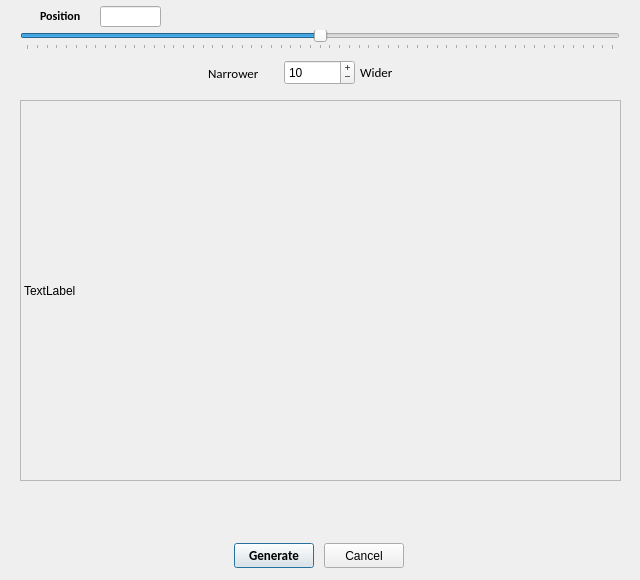
<?xml version="1.0" encoding="UTF-8"?>
<ui version="4.0">
 <class>Dialog</class>
 <widget class="QDialog" name="Dialog">
  <property name="geometry">
   <rect>
    <x>0</x>
    <y>0</y>
    <width>640</width>
    <height>580</height>
   </rect>
  </property>
  <property name="sizePolicy">
   <sizepolicy hsizetype="Expanding" vsizetype="Expanding">
    <horstretch>0</horstretch>
    <verstretch>0</verstretch>
   </sizepolicy>
  </property>
  <property name="windowTitle">
   <string>Select Features</string>
  </property>
  <widget class="QSlider" name="horizontalSlider">
   <property name="geometry">
    <rect>
     <x>20</x>
     <y>30</y>
     <width>600</width>
     <height>20</height>
    </rect>
   </property>
   <property name="maximum">
    <number>600</number>
   </property>
   <property name="value">
    <number>300</number>
   </property>
   <property name="orientation">
    <enum>Qt::Horizontal</enum>
   </property>
   <property name="invertedAppearance">
    <bool>false</bool>
   </property>
   <property name="tickPosition">
    <enum>QSlider::TicksBelow</enum>
   </property>
  </widget>
  <widget class="QLabel" name="label">
   <property name="geometry">
    <rect>
     <x>40</x>
     <y>8</y>
     <width>56</width>
     <height>16</height>
    </rect>
   </property>
   <property name="font">
    <font>
     <family>Calibri</family>
     <pointsize>9</pointsize>
     <bold>true</bold>
    </font>
   </property>
   <property name="text">
    <string>Position</string>
   </property>
  </widget>
  <widget class="QLabel" name="label_2">
   <property name="geometry">
    <rect>
     <x>208</x>
     <y>63</y>
     <width>71</width>
     <height>20</height>
    </rect>
   </property>
   <property name="font">
    <font>
     <family>Calibri</family>
     <pointsize>10</pointsize>
    </font>
   </property>
   <property name="text">
    <string>Narrower</string>
   </property>
  </widget>
  <widget class="QLabel" name="label_3">
   <property name="geometry">
    <rect>
     <x>360</x>
     <y>62</y>
     <width>51</width>
     <height>20</height>
    </rect>
   </property>
   <property name="font">
    <font>
     <family>Calibri</family>
     <pointsize>10</pointsize>
    </font>
   </property>
   <property name="text">
    <string>Wider</string>
   </property>
  </widget>
  <widget class="QSpinBox" name="spinBox_Width">
   <property name="geometry">
    <rect>
     <x>284</x>
     <y>60</y>
     <width>71</width>
     <height>25</height>
    </rect>
   </property>
   <property name="buttonSymbols">
    <enum>QAbstractSpinBox::PlusMinus</enum>
   </property>
   <property name="maximum">
    <number>500</number>
   </property>
   <property name="value">
    <number>10</number>
   </property>
  </widget>
  <widget class="QLineEdit" name="lineEdit_HorizontalPosition">
   <property name="enabled">
    <bool>true</bool>
   </property>
   <property name="geometry">
    <rect>
     <x>100</x>
     <y>6</y>
     <width>61</width>
     <height>21</height>
    </rect>
   </property>
   <property name="font">
    <font>
     <family>Calibri</family>
     <pointsize>9</pointsize>
    </font>
   </property>
   <property name="readOnly">
    <bool>true</bool>
   </property>
  </widget>
  <widget class="QPushButton" name="pushButton_Generate">
   <property name="geometry">
    <rect>
     <x>234</x>
     <y>543</y>
     <width>80</width>
     <height>25</height>
    </rect>
   </property>
   <property name="font">
    <font>
     <family>Calibri</family>
     <pointsize>10</pointsize>
     <bold>true</bold>
    </font>
   </property>
   <property name="text">
    <string>Generate</string>
   </property>
  </widget>
  <widget class="QPushButton" name="pushButton_Cancel">
   <property name="geometry">
    <rect>
     <x>324</x>
     <y>543</y>
     <width>80</width>
     <height>25</height>
    </rect>
   </property>
   <property name="text">
    <string>Cancel</string>
   </property>
  </widget>
  <widget class="GRIME_AI_QLabel" name="label_Image">
   <property name="geometry">
    <rect>
     <x>20</x>
     <y>100</y>
     <width>601</width>
     <height>381</height>
    </rect>
   </property>
   <property name="sizePolicy">
    <sizepolicy hsizetype="Expanding" vsizetype="Expanding">
     <horstretch>0</horstretch>
     <verstretch>0</verstretch>
    </sizepolicy>
   </property>
   <property name="frameShape">
    <enum>QFrame::StyledPanel</enum>
   </property>
   <property name="text">
    <string>TextLabel</string>
   </property>
  </widget>
 </widget>
 <customwidgets>
  <customwidget>
   <class>GRIME_AI_QLabel</class>
   <extends>QLabel</extends>
   <header location="global">GRIME_AI.GRIME_AI_QLabel</header>
  </customwidget>
 </customwidgets>
 <resources/>
 <connections/>
</ui>
